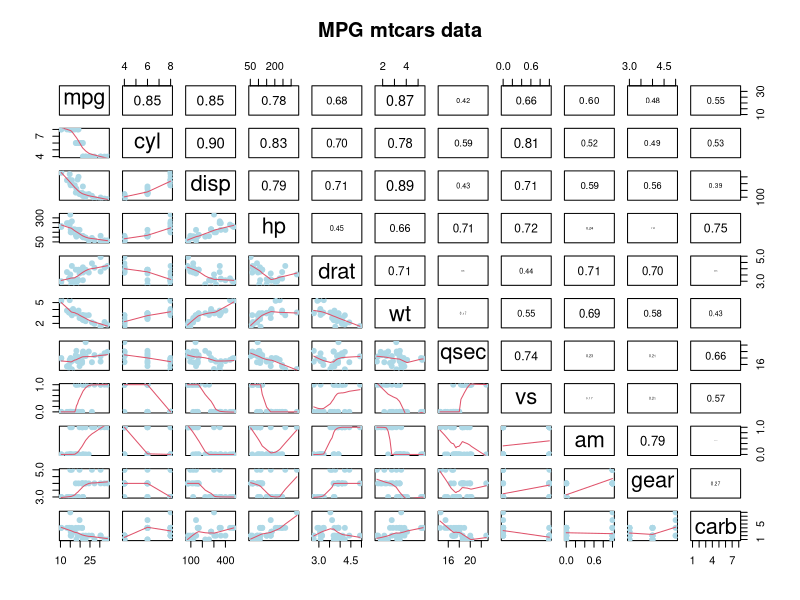
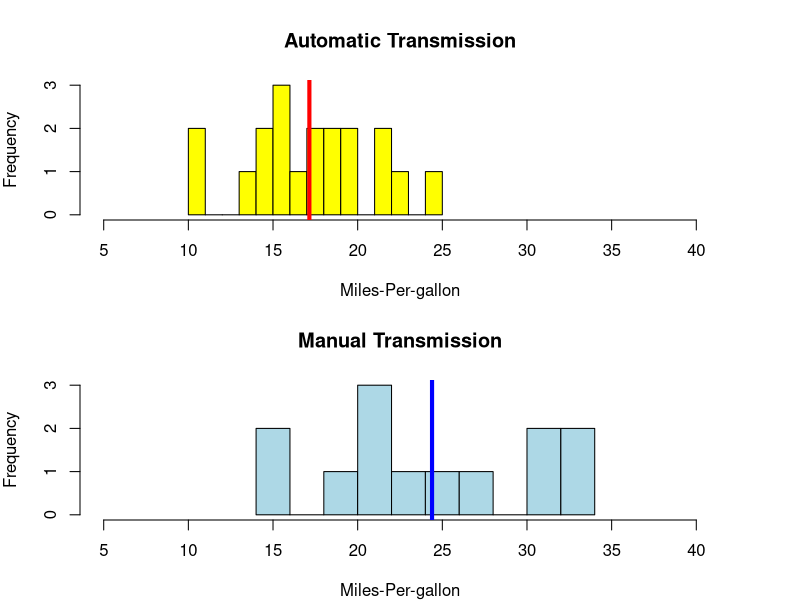
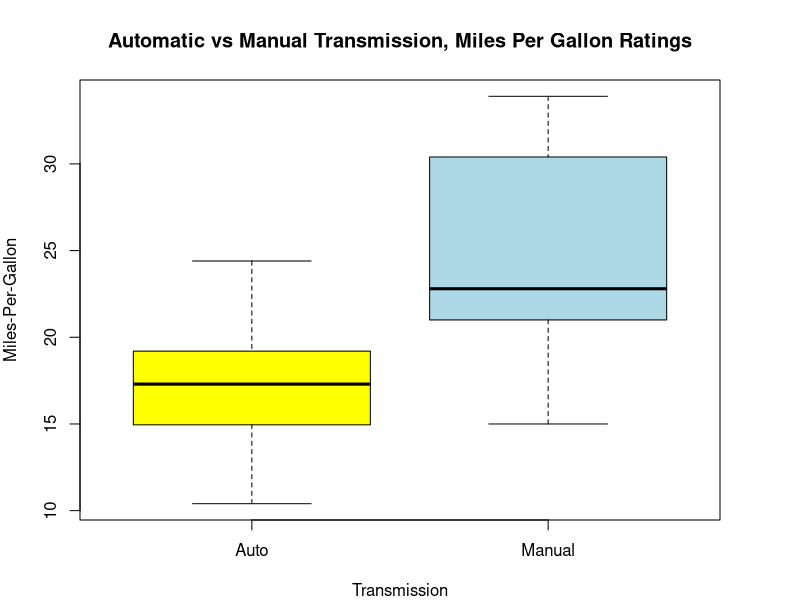

Reproduce these figures in R, in order.
## ---- chunk 1
panel.cor <- function(x, y, digits = 2, prefix = "", cex.cor, ...)
{
        usr <- par("usr"); on.exit(par(usr))
        par(usr = c(0, 1, 0, 1))
        r <- abs(cor(x, y))
        txt <- format(c(r, 0.123456789), digits = digits)[1]
        txt <- paste0(prefix, txt)
        if(missing(cex.cor)) cex.cor <- 0.8/strwidth(txt)
        text(0.5, 0.5, txt, cex = cex.cor * r)
}
pairs(mtcars[1:11], lower.panel=panel.smooth, upper.panel = panel.cor, cex=1.5, pch=20, col="lightblue", cex.labels=2, font.lables =2, main = "MPG mtcars data")
## ---- chunk 2
data(mtcars)
par(mfrow = c(2,1), mar = c(4,4,4,4)) # set margin
mtcars$vs <- factor(mtcars$vs, labels = c("V-block", "S-block")); mtcars$am <- factor(mtcars$am, labels = c("Auto", "Manual")); mtcars$gear <- factor(mtcars$gear); mtcars$carb <- factor(mtcars$carb)
hist(mtcars$mpg[mtcars$am=="Auto"], breaks=10, xlab = "Miles-Per-gallon", ylab = "Frequency", main = "Automatic Transmission", col = "yellow", xlim = range(5:40))
abline(v=mean(mtcars$mpg[mtcars$am=="Auto"]), col="red", lwd = 4)
hist(mtcars$mpg[mtcars$am=="Manual"], breaks=10, xlab = "Miles-Per-gallon", ylab = "Frequency", main = "Manual Transmission", col="lightblue", xlim = range(5:40))
abline(v=mean(mtcars$mpg[mtcars$am=="Manual"]), col="blue", lwd = 4)
## ---- chunk 3
data("mtcars");par(mfrow = c(1,1), mar = c(4,4,4,4))
mtcars$vs <- factor(mtcars$vs, labels = c("V-block", "S-block")); mtcars$am <- factor(mtcars$am, labels = c("Auto", "Manual")); mtcars$gear <- factor(mtcars$gear); mtcars$carb <- factor(mtcars$carb)
boxplot(mpg ~ am, data = mtcars, col = (c("yellow","lightblue")), ylab = "Miles-Per-Gallon", xlab = "Transmission", main =  "Automatic vs Manual Transmission, Miles Per Gallon Ratings")
